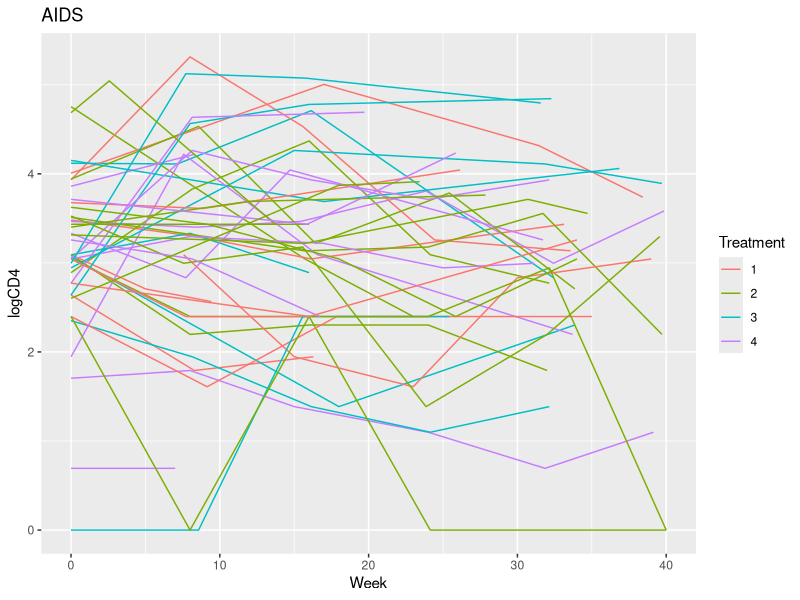

Recreate this plot in R.
# Walter Reilly
# 3.7.17

library(tidyverse)

# setup df
d = read.table("aids.txt", quote="\"", comment.char="")
colnames(d) = c("ID","Treatment","Age","Gender","Week","logCD4")

# get random IDs
rand.samp = sample.int(1313, size = 50, replace = FALSE)
# create new df with rand IDS
dspag = d %>% filter(ID %in% rand.samp)

#spag plot
p <- ggplot(data = dspag, aes(x = Week, y = logCD4, group = ID, colour = factor(Treatment)))
p  + geom_line() + ggtitle("AIDS") + labs(colour = "Treatment")

######################
#2
library(nlme)

# mixed effects mod with random intercept for ID
d$Treatment = as.factor(d$Treatment)
m1 = lme(logCD4 ~ Week + Treatment + Gender , random = ~ 1  | ID, method = "REML", data = d) #random intercept only
summary(m1)

#3
# mixed effects model with random int and random slope for week
m2 = lme(logCD4 ~ Treatment + Gender , random = ~ 1 + Week | ID, method = "REML", data = d) #random intercept only
summary(m2)

#4
#compute AIC BIC and LRT
anova(m1,m2)
